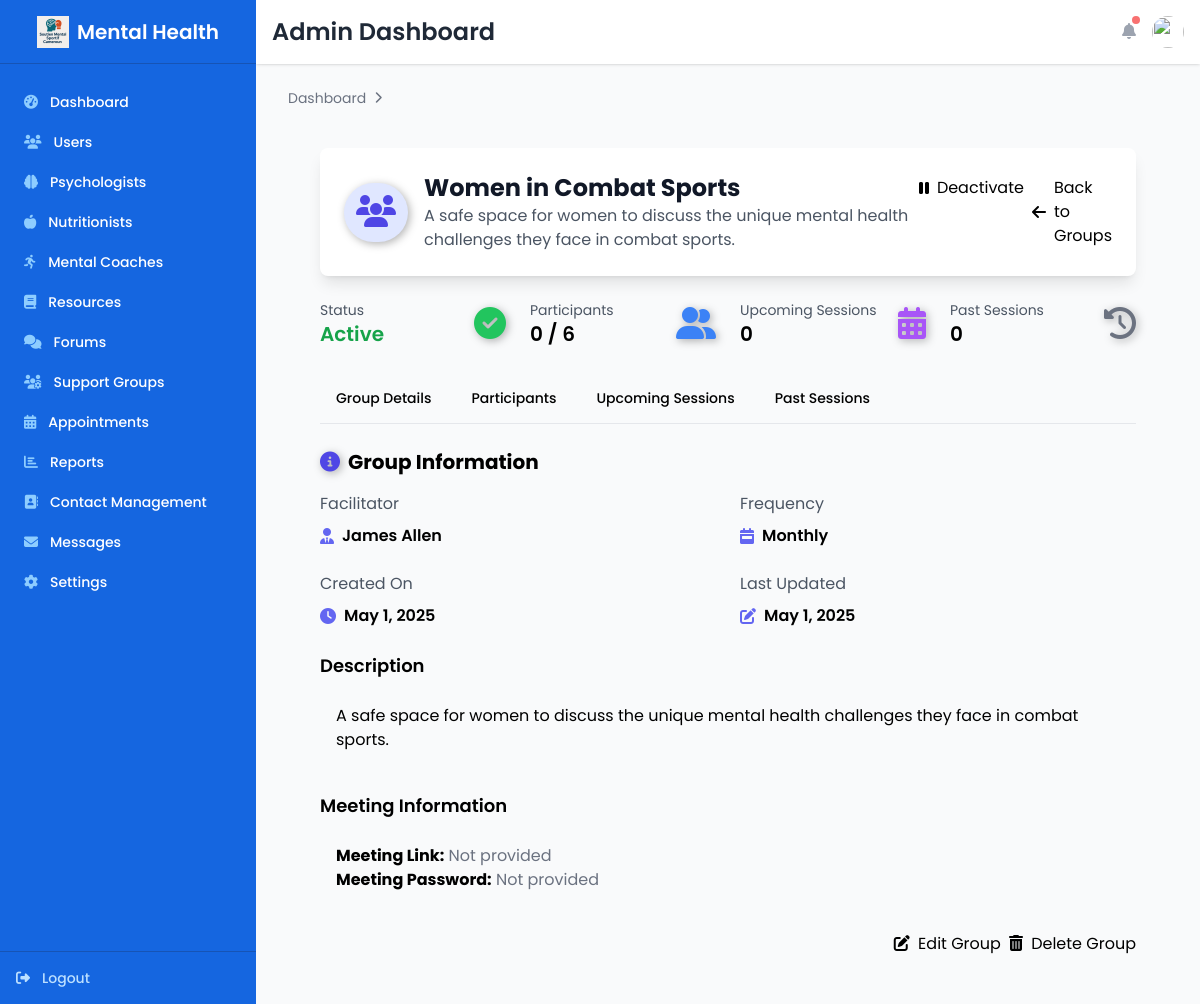
/community/admin/support-groups/6/ (signed in), run on an earlier commit of the app's database.
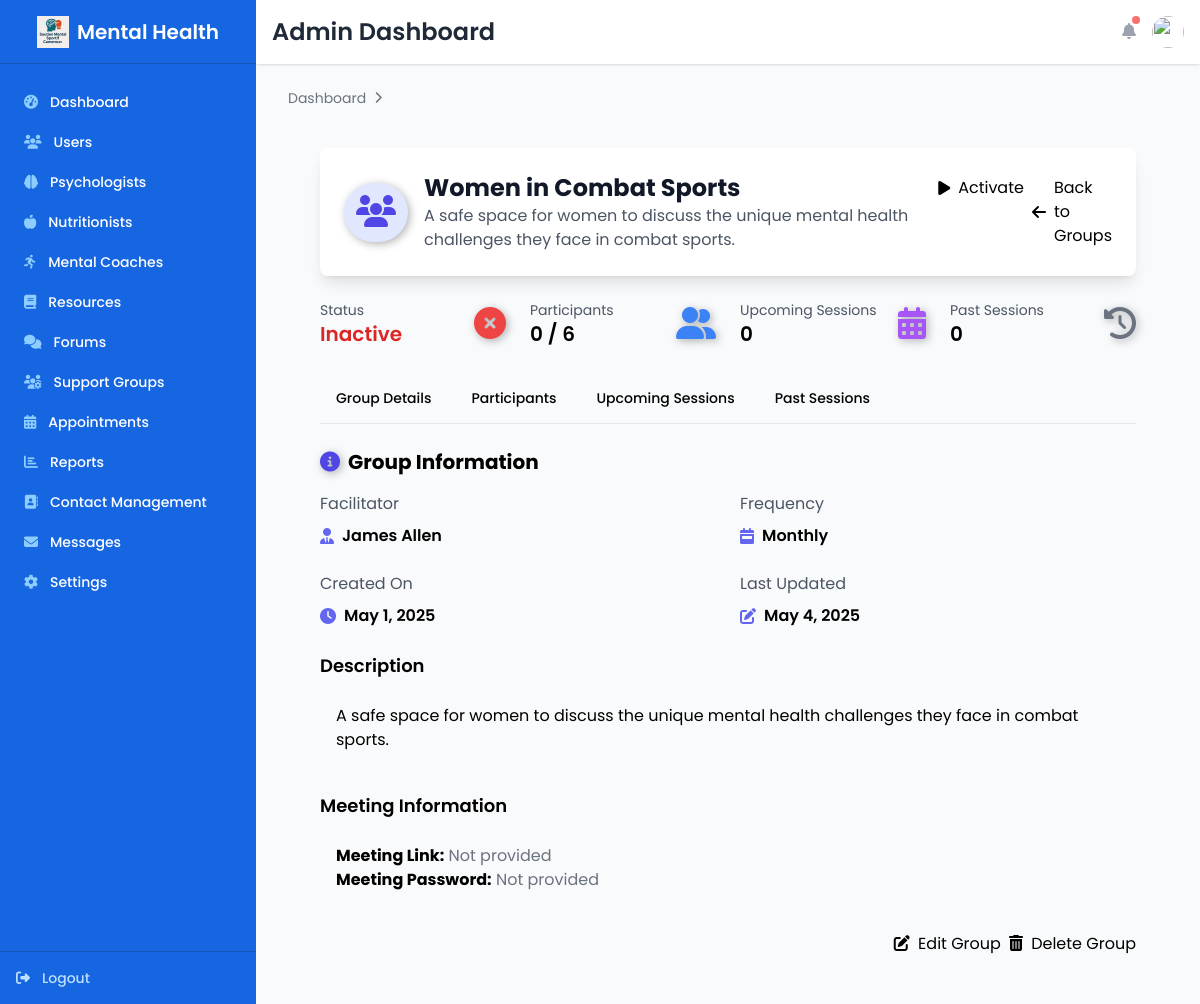
And on a later commit of the database.
### backend/models.py (models this page shows, shortened)
class SupportGroup(models.Model):
    FREQUENCY_CHOICES = (
        ('one-time', 'One-time Session'),
        ('weekly', 'Weekly'),
        ('biweekly', 'Bi-weekly'),
        ('monthly', 'Monthly'),
    )
    name = models.CharField(max_length=100)
    description = models.TextField()
    facilitator = models.ForeignKey(settings.AUTH_USER_MODEL, on_delete=models.CASCADE, related_name='facilitated_groups')
    max_participants = models.PositiveIntegerField(default=10)
    frequency = models.CharField(max_length=20, choices=FREQUENCY_CHOICES)
    meeting_link = models.URLField(blank=True, null=True)
    meeting_password = models.CharField(max_length=50, blank=True, null=True)
    is_active = models.BooleanField(default=True)
    created_at = models.DateTimeField(auto_now_add=True)
    updated_at = models.DateTimeField(auto_now=True)
    notes = models.TextField(blank=True, null=True, help_text="Additional notes about the participant")

class User(AbstractUser):
    USER_TYPE_CHOICES = (
        ('athlete', 'Athlete'),
        ('psychologist', 'Psychologist'),
        ('coach', 'Mental Coach'),
        ('nutritionist', 'Nutritionist'),
        ('admin', 'Administrator'),
    )
    SPORT_CHOICES = (
        ('boxing', 'Boxing'),
        ('wrestling', 'Wrestling'),
        ('judo', 'Judo'),
        ('karate', 'Karate'),
        ('taekwondo', 'Taekwondo'),
        ('mma', 'Mixed Martial Arts'),
        ('other', 'Other'),
    )
    LEVEL_CHOICES = (
        ('amateur', 'Amateur'),
        ('semi-pro', 'Semi-Professional'),
        ('professional', 'Professional'),
        ('elite', 'Elite'),
    )
    ACCOUNT_STATUS_CHOICES = (
        ('pending', 'Pending Verification'),
        ('active', 'Active'),
        ('blocked', 'Blocked'),
        ('suspended', 'Temporarily Suspended'),
    )
    user_type = models.CharField(max_length=20, choices=USER_TYPE_CHOICES, default='athlete')
    sport = models.CharField(max_length=20, choices=SPORT_CHOICES, blank=True, null=True)
    level = models.CharField(max_length=20, choices=LEVEL_CHOICES, blank=True, null=True)
    qualifications = models.CharField(max_length=255, blank=True, null=True)
    years_experience = models.PositiveIntegerField(
        blank=True,
        null=True,
        validators=[MinValueValidator(0), MaxValueValidator(50)]
    )
    profile_image = models.ImageField(upload_to='profile_images/', blank=True, null=True)
    town = models.CharField(max_length=100, blank=True, null=True)
    quartier = models.CharField(max_length=100, blank=True, null=True)
    account_status = models.CharField(
        max_length=20,
        choices=ACCOUNT_STATUS_CHOICES,
        default='pending'
    )
    is_verified_professional = models.BooleanField(default=False)
    license_number = models.CharField(max_length=100, blank=True, null=True)
    certification_document = models.FileField(
        upload_to='certification_documents/',
        blank=True,
        null=True,
        help_text='Upload your professional certification or license'
    )
    cv_document = models.FileField(
        upload_to='cv_documents/',
        blank=True,
        null=True,
        help_text='Upload your professional CV or resume'
    )
    additional_documents = models.FileField(
        upload_to='additional_documents/',
        blank=True,
        null=True,
        help_text='Upload any additional supporting documents'
    )
    verification_notes = models.TextField(blank=True, null=True)
    membership_fee = models.DecimalField(
        max_digits=8,
        decimal_places=2,
        default=0.00,
        help_text='Monthly membership fee based on user type'
    )
    mobile_number = models.CharField(max_length=20, blank=True, null=True)
    last_payment_date = models.DateTimeField(blank=True, null=True)
    next_payment_due = models.DateTimeField(blank=True, null=True)
    payment_status = models.CharField(
        max_length=20,
        choices=(
            ('pending', 'Pending'),
            ('paid', 'Paid'),
            ('failed', 'Failed'),
            ('expired', 'Expired'),
        ),
        default='pending'
    )
    campay_reference = models.CharField(max_length=255, blank=True, null=True)
    campay_transaction_id = models.CharField(max_length=255, blank=True, null=True)
    campay_status = models.CharField(max_length=50, blank=True, null=True)
    campay_response = models.JSONField(blank=True, null=True)
    payment_receipt = models.FileField(
        upload_to='receipts/',
        blank=True,
        null=True,
        help_text='PDF receipt for membership payment'
    )
    terms_accepted = models.BooleanField(default=False)
    social_provider = models.CharField(max_length=20, blank=True, null=True)
    social_uid = models.CharField(max_length=200, blank=True, null=True)
    date_verified = models.DateTimeField(blank=True, null=True)

### backend/views.py (the view, shortened to what this page needs)
# urls.py: path('community/admin/support-groups/<int:group_id>/', views.support_group_detail, name='support_group_detail'),
@staff_member_required
def support_group_detail(request, group_id):
    group = SupportGroup.objects.get(id=group_id)
    participants = SupportGroupParticipant.objects.filter(group=group).select_related('user')
    upcoming_sessions = SupportGroupSession.objects.filter(
        group=group,
        start_time__gt=timezone.now()
    ).order_by('start_time')
    past_sessions = SupportGroupSession.objects.filter(
        group=group,
        start_time__lte=timezone.now()
    ).order_by('-start_time')
    return render(request, 'Dashboards/community/admin/support_group_detail.html', {
        'group': group,
        'participants': participants,
        'upcoming_sessions': upcoming_sessions,
        'past_sessions': past_sessions
    })

### backend/templates/Dashboards/community/admin/support_group_detail.html (shortened to what this page needs)
{% extends 'Dashboards/Layout/admin_base.html' %}
{% load static %}
{% block extra_css %}
<link rel="stylesheet" href="https://cdnjs.cloudflare.com/ajax/libs/animate.css/4.1.1/animate.min.css" />
<link rel="stylesheet" href="https://cdnjs.cloudflare.com/ajax/libs/font-awesome/6.4.0/css/all.min.css" />
{% endblock %}
{% block content %}
<div class="py-6">
  <div class="max-w-7xl mx-auto px-4 sm:px-6 lg:px-8">
    <div class="bg-white rounded-lg shadow-lg p-6 mb-6 animate__animated animate__fadeIn">
      <div class="flex justify-between items-center">
        <div class="flex items-center">
          <div class="bg-indigo-100 p-3 rounded-full mr-4 icon-3d float-animation">
            <i class="fas fa-users fa-2x text-indigo-600"></i>
          </div>
          <div>
            <h1 class="text-2xl font-bold text-gray-900">{{ group.name }}</h1>
            <p class="text-gray-600">{{ group.description|truncatechars:100 }}</p>
          </div>
        </div>
        <div class="flex space-x-2">
          <form method="POST" class="inline">
            {% if group.is_active %}
            <button type="submit" class="btn-danger flex items-center">
              <i class="fas fa-pause mr-2"></i> Deactivate
            </button>
            {% else %}
            <button type="submit" class="btn-success flex items-center">
              <i class="fas fa-play mr-2"></i> Activate
            </button>
            {% endif %}
          </form>
          <a href="{% url 'support_group_admin' %}" class="btn-secondary flex items-center">
            <i class="fas fa-arrow-left mr-2"></i> Back to Groups
          </a>
        </div>
      </div>
    </div>
    <div class="grid grid-cols-1 md:grid-cols-4 gap-6 mb-6">
      <div class="card flex items-center justify-between animate__animated animate__fadeInUp">
        <div>
          <p class="text-sm text-gray-600">Status</p>
          <p class="text-xl font-semibold">
            {% if group.is_active %}
            <span class="text-green-600">Active</span>
            {% else %}
            <span class="text-red-600">Inactive</span>
            {% endif %}
          </p>
        </div>
        <div class="icon-3d {% if group.is_active %}text-green-500{% else %}text-red-500{% endif %}">
          <i class="fas {% if group.is_active %}fa-check-circle{% else %}fa-times-circle{% endif %} fa-2x"></i>
        </div>
      </div>
      <div class="card flex items-center justify-between animate__animated animate__fadeInUp" style="animation-delay: 0.1s;">
        <div>
          <p class="text-sm text-gray-600">Participants</p>
          <p class="text-xl font-semibold">{{ participants|length }} / {{ group.max_participants }}</p>
        </div>
        <div class="icon-3d text-blue-500">
          <i class="fas fa-user-friends fa-2x"></i>
        </div>
      </div>
      <div class="card flex items-center justify-between animate__animated animate__fadeInUp" style="animation-delay: 0.2s;">
        <div>
          <p class="text-sm text-gray-600">Upcoming Sessions</p>
          <p class="text-xl font-semibold">{{ upcoming_sessions|length }}</p>
        </div>
        <div class="icon-3d text-purple-500">
          <i class="fas fa-calendar-alt fa-2x"></i>
        </div>
      </div>
      <div class="card flex items-center justify-between animate__animated animate__fadeInUp" style="animation-delay: 0.3s;">
        <div>
          <p class="text-sm text-gray-600">Past Sessions</p>
          <p class="text-xl font-semibold">{{ past_sessions|length }}</p>
        </div>
        <div class="icon-3d text-gray-500">
          <i class="fas fa-history fa-2x"></i>
        </div>
      </div>
    </div>
    <div class="border-b border-gray-200 mb-6">
      <ul class="flex flex-wrap -mb-px text-sm font-medium text-center" id="supportGroupTabs" role="tablist">
        <li class="mr-2" role="presentation">
          <button class="inline-block p-4 tab-active" id="details-tab" data-tabs-target="#details" type="button" role="tab" aria-controls="details" aria-selected="true">Group Details</button>
        </li>
        <li class="mr-2" role="presentation">
          <button class="inline-block p-4 hover:text-gray-600 hover:border-gray-300" id="participants-tab" data-tabs-target="#participants" type="button" role="tab" aria-controls="participants" aria-selected="false">Participants</button>
        </li>
        <li class="mr-2" role="presentation">
          <button class="inline-block p-4 hover:text-gray-600 hover:border-gray-300" id="upcoming-tab" data-tabs-target="#upcoming" type="button" role="tab" aria-controls="upcoming" aria-selected="false">Upcoming Sessions</button>
        </li>
        <li class="mr-2" role="presentation">
          <button class="inline-block p-4 hover:text-gray-600 hover:border-gray-300" id="past-tab" data-tabs-target="#past" type="button" role="tab" aria-controls="past" aria-selected="false">Past Sessions</button>
        </li>
      </ul>
    </div>
    <div id="supportGroupTabContent">
      <div class="block" id="details" role="tabpanel" aria-labelledby="details-tab">
        <div class="card animate__animated animate__fadeIn">
          <h2 class="text-xl font-bold mb-4 flex items-center">
            <i class="fas fa-info-circle mr-2 text-indigo-600 icon-3d"></i>
            Group Information
          </h2>
          <div class="grid grid-cols-1 md:grid-cols-2 gap-6">
            <div>
              <p class="text-gray-600 mb-2">Facilitator</p>
              <p class="font-semibold flex items-center">
                <i class="fas fa-user-tie mr-2 text-indigo-500"></i>
                {{ group.facilitator.get_full_name|default:group.facilitator.username }}
              </p>
            </div>
            <div>
              <p class="text-gray-600 mb-2">Frequency</p>
              <p class="font-semibold flex items-center">
                <i class="fas fa-calendar-week mr-2 text-indigo-500"></i>
                {{ group.get_frequency_display }}
              </p>
            </div>
            <div>
              <p class="text-gray-600 mb-2">Created On</p>
              <p class="font-semibold flex items-center">
                <i class="fas fa-clock mr-2 text-indigo-500"></i>
                {{ group.created_at|date:"F j, Y" }}
              </p>
            </div>
            <div>
              <p class="text-gray-600 mb-2">Last Updated</p>
              <p class="font-semibold flex items-center">
                <i class="fas fa-edit mr-2 text-indigo-500"></i>
                {{ group.updated_at|date:"F j, Y" }}
              </p>
            </div>
          </div>
          <div class="mt-6">
            <h3 class="text-lg font-semibold mb-2">Description</h3>
            <div class="bg-gray-50 p-4 rounded-md">
              {{ group.description|linebreaks }}
            </div>
          </div>
          <div class="mt-6">
            <h3 class="text-lg font-semibold mb-2">Meeting Information</h3>
            <div class="bg-gray-50 p-4 rounded-md">
              {% if group.meeting_link %}
              <p><strong>Meeting Link:</strong> <a href="{{ group.meeting_link }}" target="_blank" class="text-indigo-600 hover:underline">{{ group.meeting_link }}</a></p>
              {% else %}
              <p><strong>Meeting Link:</strong> <span class="text-gray-500">Not provided</span></p>
              {% endif %}
              {% if group.meeting_password %}
              <p><strong>Meeting Password:</strong> {{ group.meeting_password }}</p>
              {% else %}
              <p><strong>Meeting Password:</strong> <span class="text-gray-500">Not provided</span></p>
              {% endif %}
            </div>
          </div>
          <div class="mt-6 flex justify-end">
            <a href="#" class="btn-primary mr-2">
              <i class="fas fa-edit mr-1"></i> Edit Group
            </a>
            <button class="btn-danger">
              <i class="fas fa-trash-alt mr-1"></i> Delete Group
            </button>
          </div>
        </div>
      </div>
    </div>
  </div>
</div>
{% endblock %}

What changed in the data, as far as the page shows it:
changed SupportGroup "Women in Combat Sports": is_active True → False (drawn); updated_at "May 1, 2025" → "May 4, 2025"
Also different on the page:
text no longer shown: "Deactivate Active"
text now shown: "Activate Inactive"
